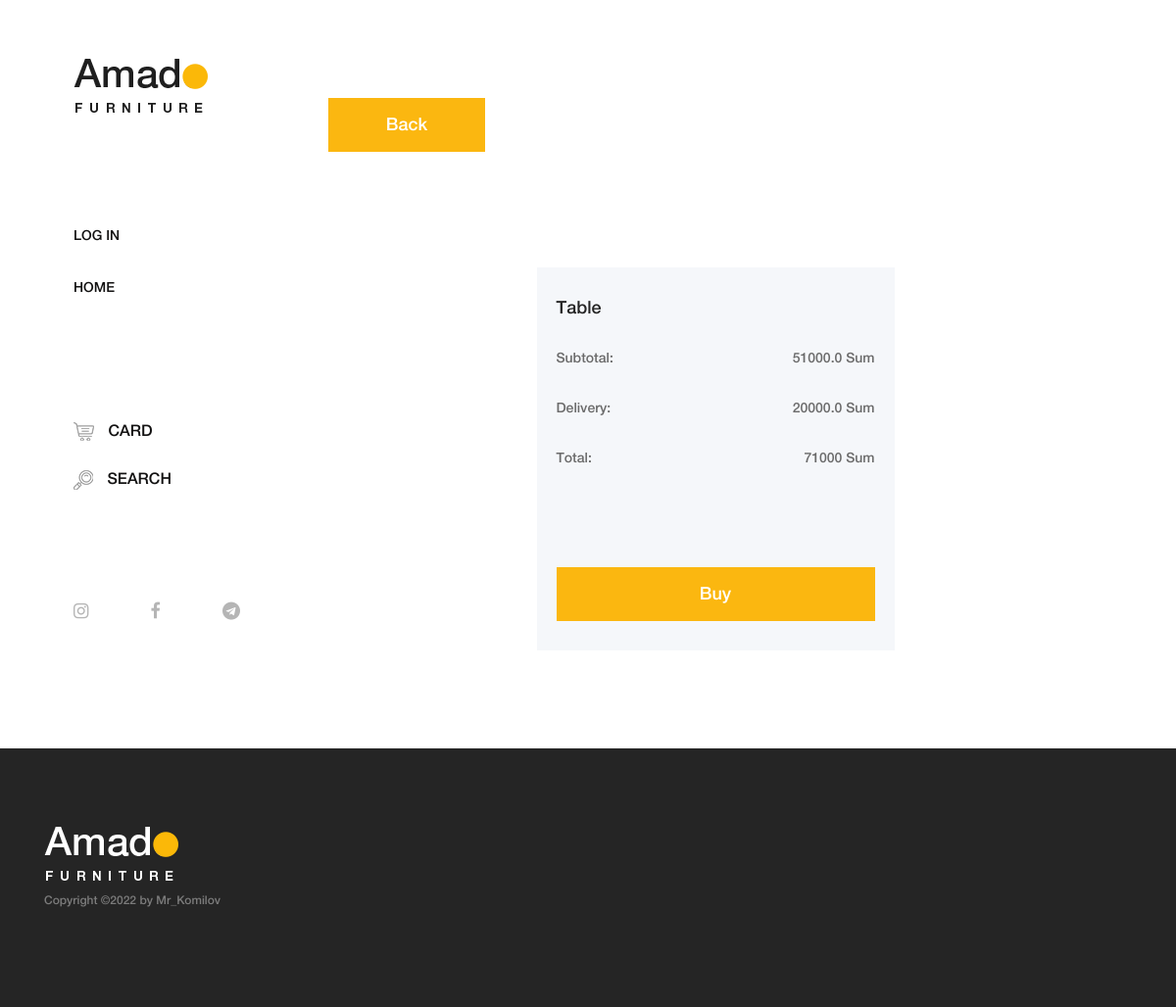
Page /checkout/5/ on the committed database.
### products/models.py (models this page shows, shortened)
class Product (models.Model):
    title = models.CharField(max_length=30)
    bio = models.CharField(max_length=50)
    definition = models.TextField()
    photo1 = models.ImageField(upload_to = 'media/img/product-img/%Y/%m/%d')
    photo2 = models.ImageField(upload_to = 'media/img/product-img/%Y/%m/%d', null = True, blank = True)
    photo3 = models.ImageField(upload_to = 'media/img/product-img/%Y/%m/%d', null = True, blank = True)
    photo4 = models.ImageField(upload_to = 'media/img/product-img/%Y/%m/%d', null = True, blank = True)
    price = models.FloatField(default = 0.00)
    count = models.PositiveIntegerField(default = 1)
    delivery_price = models.FloatField(default = 0.00)
    users = models.ForeignKey(CustomUser, on_delete = models.CASCADE, null = True, blank = True)
    card = models.BooleanField(default = 0)
    buy =  models.BooleanField(default = 0)

### pages/views.py (the view)
# urls.py: path('checkout/<int:pk>/', checkout, name = 'checkout'),
def checkout(request, pk = None):
    if pk:
        obj = Product.objects.filter(id = pk)[0]
        return render(request, template_name="checkout.html", context ={ "obj" : obj } )
    else:
        return redirect('home')

### template/checkout.html (shortened to what this page needs)
{% extends 'base.html' %}
{% block content %}
<div class="cart-table-area section-padding-100">
    <div class="container-fluid">
        <a href="{% url 'product' obj.pk %}"><button type="submit" name="addtocart" value="5" class="btn amado-btn">Back</button></a>
            <div class="col-8 col-lg-6" style="margin-left: 25%;">
                <div class="cart-summary">
                    <h5>{{obj.title}}</h5>
                    <ul class="summary-table">
                        <li><span>subtotal: </span> <span><span id="price"> {{obj.price}}</span> sum</span></li>
                        <li><span>delivery: </span><span><span id="delivery_price12">{% if obj.delivery_price  == 0 %} Free {%else %} {{obj.delivery_price}} </span> sum {% endif %} </span></li>
                        <li><span>total:</span> <span><span id="all_price" >  </span> sum</span></li>
                    </ul>
                    <div class="cart-btn mt-100">
                        <a href="{% url 'buy' obj.pk %}" class="btn amado-btn w-100">Buy</a>
                    </div>
                </div>
            </div>
    </div>
</div>
{% endblock content %}

### static/css/core-style.css (style rules this page uses)
* { margin: 0; padding: 0; }
body { font-family: "helveticaneuemedium"; font-size: 16px; }
h1, h2, h3, h4, h5, h6 { color: #242424; line-height: 1.3; font-weight: 400; }
a { -webkit-transition: all 500ms ease 0s; transition: all 500ms ease 0s; text-decoration: none; outline: 0 solid transparent; color: #131212; font-weight: 400; font-size: 12px; }
ul, ol { margin: 0; }
ul li, ol li { list-style: none; }
.mt-100 { margin-top: 100px !important; }
.section-padding-100 { padding-top: 100px; padding-bottom: 100px; }
.amado-btn { display: inline-block; min-width: 160px; height: 55px; color: #ffffff; border: none; border-radius: 0; padding: 0 7px; font-size: 18px; line-height: 56px; background-color: #fbb710; font-weight: 400; }
.main-content-wrapper .cart-table-area { position: relative; z-index: 1; -webkit-box-flex: 0; -ms-flex: 0 0 calc(95% - 320px); flex: 0 0 calc(95% - 320px); width: calc(95% - 320px); max-width: calc(95% - 320px); }
.main-content-wrapper .cart-table-area .cart-summary { background-color: #f5f7fa; margin-top: 118px; position: relative; z-index: 1; padding: 30px 20px; }
.main-content-wrapper .cart-table-area .cart-summary h5 { font-size: 18px; margin-bottom: 0; }
.main-content-wrapper .cart-table-area .cart-summary .summary-table { margin-top: 30px; }
.main-content-wrapper .cart-table-area .cart-summary .summary-table li { display: -webkit-box; display: -ms-flexbox; display: flex; -webkit-box-pack: justify; -ms-flex-pack: justify; justify-content: space-between; margin-bottom: 30px; text-transform: capitalize; }
.main-content-wrapper .cart-table-area .cart-summary .summary-table li span { color: #6b6b6b; font-size: 14px; }

### rows in the picture
Product: title "Table", price "51000.0", delivery_price "20000.0"
